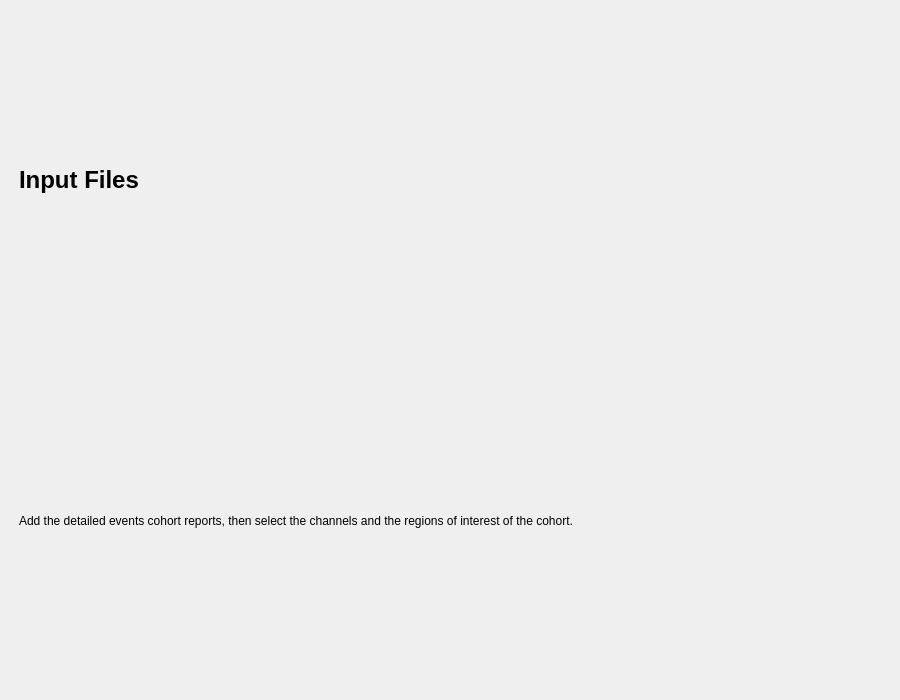
<?xml version="1.0" encoding="UTF-8"?>
<ui version="4.0">
 <class>InputFiles</class>
 <widget class="QWidget" name="InputFiles">
  <property name="geometry">
   <rect>
    <x>0</x>
    <y>0</y>
    <width>900</width>
    <height>700</height>
   </rect>
  </property>
  <property name="windowTitle">
   <string />
  </property>
  <layout class="QVBoxLayout" name="verticalLayout">
   <property name="spacing">
    <number>16</number>
   </property>
   <property name="leftMargin">
    <number>10</number>
   </property>
   <property name="topMargin">
    <number>12</number>
   </property>
   <property name="rightMargin">
    <number>10</number>
   </property>
   <property name="bottomMargin">
    <number>12</number>
   </property>
   <item>
    <layout class="QVBoxLayout" name="header_row">
     <property name="leftMargin">
      <number>9</number>
     </property>
     <property name="topMargin">
      <number>0</number>
     </property>
     <property name="rightMargin">
      <number>9</number>
     </property>
     <property name="bottomMargin">
      <number>0</number>
     </property>
     <item>
      <layout class="QVBoxLayout" name="header_layout">
       <property name="spacing">
        <number>6</number>
       </property>
       <item>
        <widget class="QLabel" name="title_label">
         <property name="font">
          <font>
           <pointsize>18</pointsize>
           <bold>true</bold>
          </font>
         </property>
         <property name="text">
          <string>Input Files</string>
         </property>
        </widget>
       </item>
       <item>
        <widget class="QLabel" name="subtitle_label">
         <property name="text">
          <string>Add the detailed events cohort reports, then select the channels and the regions of interest of the cohort.</string>
         </property>
         <property name="wordWrap">
          <bool>true</bool>
         </property>
         <property name="variant" stdset="0">
          <string notr="true">help</string>
         </property>
        </widget>
       </item>
      </layout>
     </item>
    </layout>
   </item>
  </layout>
 </widget>
 <resources>
  <include location="../../../../../snooz-toolbox/src/main/python/ui/themes/themes.qrc" />
 </resources>
 <connections />
</ui>
